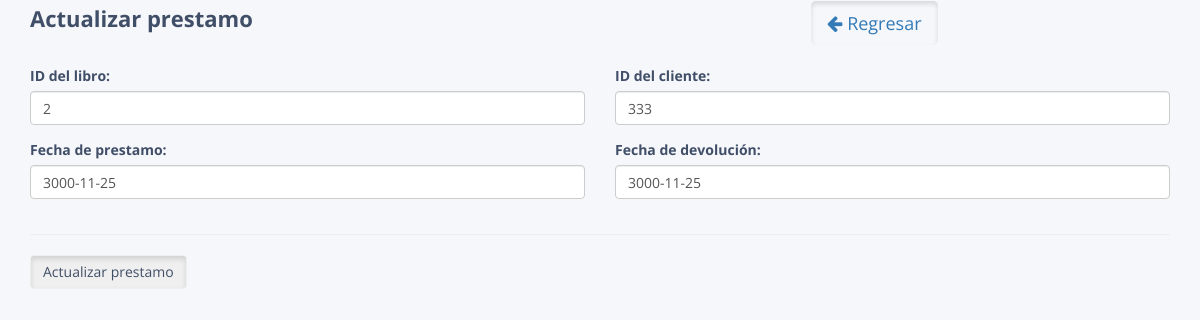
/updateprestamo.php?nump=13, run on the app's committed database.
### tables this page shows
CREATE TABLE `prestamo` (
  `nump` int(8) NOT NULL,
  `idcl` int(11) DEFAULT NULL,
  `idli` int(20) DEFAULT NULL,
  `fechap` date NOT NULL,
  `fechad` date DEFAULT NULL
);

### database.php (called while the page is built, shortened)
<?php
	class Database{
		private $con;
		private $dbhost="localhost";
		private $dbuser="root";
		private $dbpass="";
		private $dbname="clientecp";
		public function connect_db(){
			$this->con = mysqli_connect($this->dbhost, $this->dbuser, $this->dbpass, $this->dbname);
		}
		public function single_record_prestamo($nump){
			$sql = "SELECT * FROM prestamo where nump='$nump'";
			$res = mysqli_query($this->con, $sql);
			$return = mysqli_fetch_object($res );
			return $return ;
		}
	}
?>

### updateprestamo.php (the view, shortened to what this page needs)
<?php
	if (isset($_GET['nump'])){
		$nump=intval($_GET['nump']);
	} else {
		header("location:prestamos.php");
	}
?>
<!DOCTYPE html>
<html lang="en">
<head>
<link rel="stylesheet" href="https://maxcdn.bootstrapcdn.com/font-awesome/4.7.0/css/font-awesome.min.css">
<link rel="stylesheet" href="https://maxcdn.bootstrapcdn.com/bootstrap/3.3.7/css/bootstrap.min.css">
<link rel="stylesheet" href="css/custom.css">
</head>
<body>
    <div class="container">
            <div class="table-title">
                <div class="row">
                    <div class="col-sm-8"><h2> <b>Actualizar prestamo</b></h2></div>
                    <div class="col-sm-4">
                        <a href="prestamos.php" class="btn btn-secondary btn-lg active"><i class="fa fa-arrow-left"></i> Regresar</a>
                    </div>
                </div>
            </div>
            <?php
				include ("database.php");
				$prestamo= new Database();
					?>
					<?php
				$datos_prestamo=$prestamo->single_record_prestamo($nump);
			?>
			<form method="post">
			<div class="row">
				<div class="form-group col-md-6">
					<label>ID del libro:</label>
					<input type="text" name="idli"  class='form-control' maxlength="10" required value="<?php echo $datos_prestamo->idli;?>">
				</div>
				<div class="form-group col-md-6">
					<label>ID del cliente:</label>
					<input type="text" name="idcl"  class='form-control' maxlength="100" value="<?php echo $datos_prestamo->idcl;?>" >
				</div>
                <div class="form-group col-md-6">
					<label>Fecha de prestamo:</label>
					<input type="text" name="fechap"  class='form-control' maxlength="100" value="<?php echo $datos_prestamo->fechap;?>" >
				</div>
                <div class="form-group col-md-6">
					<label>Fecha de devolución:</label>
					<input type="text" name="fechad"  class='form-control' maxlength="100" value="<?php echo $datos_prestamo->fechad;?>" >
				</div>
			<div class="col-md-12 pull-right">
				<hr>
					<button  type="submit" class="btn btn-secondary active">Actualizar prestamo</button>
				</div>
			</div>
				</form>
        </div>
</body>
</html>

### css/custom.css (style rules this page uses)
body { color: #404E67; background: #F5F7FA; font-family: 'Open Sans', sans-serif; }
.table-title { padding-bottom: 10px; margin: 0 0 10px; }
.table-title h2 { margin: 6px 0 0; font-size: 22px; }

### data on the page
prestamo: idli "2", idcl "333", fechap "3000-11-25", fechad "3000-11-25"
